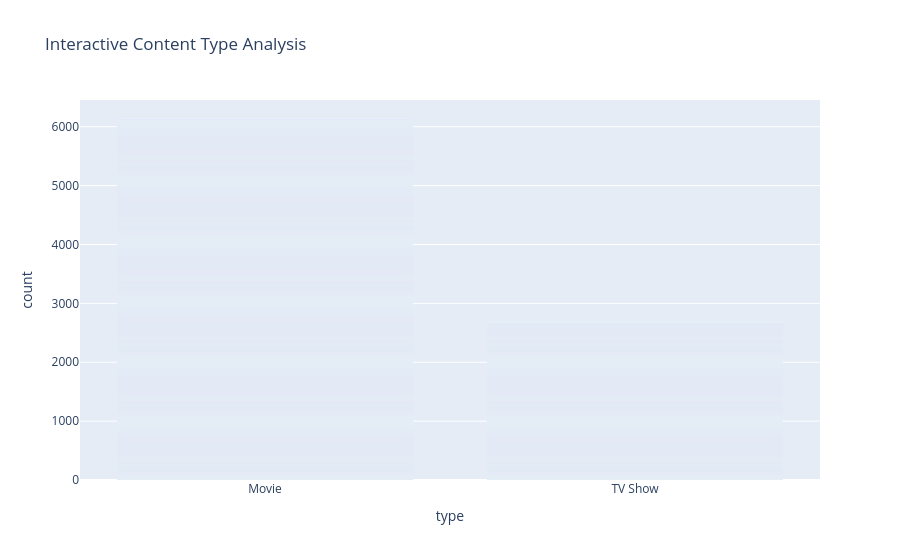

Notebook cell for this chart:
### Code cell
fig = px.bar(
    df,
    x='type',
    title='Interactive Content Type Analysis'
)

fig.show()

### Figure 1 — Plotly figure (JSON) as saved in the notebook; plotly's stock layout.template omitted (floating-point values rounded to 4 significant figures; data arrays with more than 128 entries replaced by an {"elided": "..."} marker saying what was removed)
{"data": [{"alignmentgroup": "True", "hovertemplate": "type=%{x}<br>count=%{y}<extra></extra>", "legendgroup": "", "marker": {"color": "#636efa", "pattern": {"shape": ""}}, "name": "", "offsetgroup": "", "orientation": "v", "showlegend": false, "textposition": "auto", "type": "bar", "x": {"elided": "8807 str values"}, "xaxis": "x", "y": {"elided": "8807 int values"}, "yaxis": "y"}], "layout": {"barmode": "relative", "legend": {"tracegroupgap": 0}, "title": {"text": "Interactive Content Type Analysis"}, "xaxis": {"anchor": "y", "domain": [0, 1], "title": {"text": "type"}}, "yaxis": {"anchor": "x", "domain": [0, 1], "title": {"text": "count"}}}}
